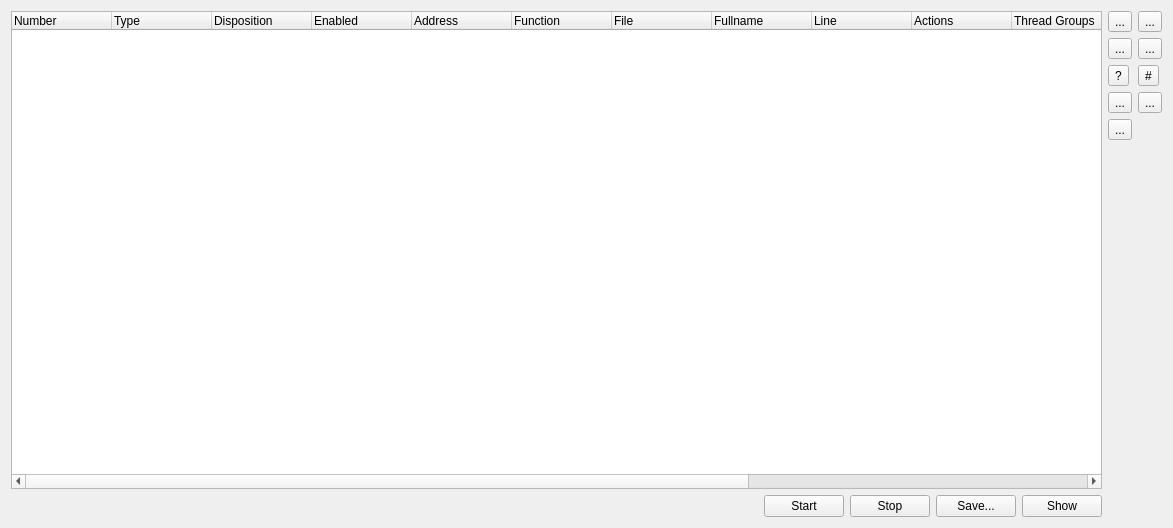
<?xml version="1.0" encoding="UTF-8"?>
<ui version="4.0">
 <class>SeerTracepointsBrowserWidgetForm</class>
 <widget class="QWidget" name="SeerTracepointsBrowserWidgetForm">
  <property name="geometry">
   <rect>
    <x>0</x>
    <y>0</y>
    <width>1173</width>
    <height>528</height>
   </rect>
  </property>
  <property name="windowTitle">
   <string>Seer - Tracepoints</string>
  </property>
  <layout class="QHBoxLayout" name="horizontalLayout">
   <item>
    <layout class="QVBoxLayout" name="listLayout">
     <item>
      <widget class="QTreeWidget" name="tracepointsTreeWidget">
       <property name="columnCount">
        <number>16</number>
       </property>
       <column>
        <property name="text">
         <string>Number</string>
        </property>
       </column>
       <column>
        <property name="text">
         <string>Type</string>
        </property>
       </column>
       <column>
        <property name="text">
         <string>Disposition</string>
        </property>
       </column>
       <column>
        <property name="text">
         <string>Enabled</string>
        </property>
       </column>
       <column>
        <property name="text">
         <string>Address</string>
        </property>
       </column>
       <column>
        <property name="text">
         <string>Function</string>
        </property>
       </column>
       <column>
        <property name="text">
         <string>File</string>
        </property>
       </column>
       <column>
        <property name="text">
         <string>Fullname</string>
        </property>
       </column>
       <column>
        <property name="text">
         <string>Line</string>
        </property>
       </column>
       <column>
        <property name="text">
         <string>Actions</string>
        </property>
       </column>
       <column>
        <property name="text">
         <string>Thread Groups</string>
        </property>
       </column>
       <column>
        <property name="text">
         <string>Condition</string>
        </property>
       </column>
       <column>
        <property name="text">
         <string>Times</string>
        </property>
       </column>
       <column>
        <property name="text">
         <string>Pass Count</string>
        </property>
       </column>
       <column>
        <property name="text">
         <string>Installed</string>
        </property>
       </column>
       <column>
        <property name="text">
         <string>Original Location</string>
        </property>
       </column>
      </widget>
     </item>
     <item>
      <layout class="QHBoxLayout" name="statusLayout">
       <item>
        <widget class="QLabel" name="statusLabel">
         <property name="sizePolicy">
          <sizepolicy hsizetype="Expanding" vsizetype="Preferred">
           <horstretch>0</horstretch>
           <verstretch>0</verstretch>
          </sizepolicy>
         </property>
         <property name="wordWrap">
          <bool>true</bool>
         </property>
        </widget>
       </item>
       <item>
        <widget class="QPushButton" name="startPushButton">
         <property name="toolTip">
          <string>Start tracing all enabled tracepoints.</string>
         </property>
         <property name="text">
          <string>Start</string>
         </property>
        </widget>
       </item>
       <item>
        <widget class="QPushButton" name="stopPushButton">
         <property name="toolTip">
          <string>Stop tracing all tracepoints.</string>
         </property>
         <property name="text">
          <string>Stop</string>
         </property>
        </widget>
       </item>
       <item>
        <widget class="QPushButton" name="savePushButton">
         <property name="toolTip">
          <string>Save the snapshots to a file.</string>
         </property>
         <property name="text">
          <string>Save...</string>
         </property>
        </widget>
       </item>
       <item>
        <widget class="QPushButton" name="outputPushButton">
         <property name="toolTip">
          <string>Show the snapshots of the selected tracepoint.</string>
         </property>
         <property name="text">
          <string>Show</string>
         </property>
        </widget>
       </item>
      </layout>
     </item>
    </layout>
   </item>
   <item>
    <layout class="QGridLayout" name="buttonLayout">
     <item row="0" column="0">
      <widget class="QToolButton" name="addTracepointToolButton">
       <property name="toolTip">
        <string>Add a new tracepoint.</string>
       </property>
       <property name="text">
        <string>...</string>
       </property>
       <property name="icon">
        <iconset resource="resource.qrc">
         <normaloff>:/seer/resources/RelaxLightIcons/document-new.svg</normaloff>:/seer/resources/RelaxLightIcons/document-new.svg</iconset>
       </property>
      </widget>
     </item>
     <item row="0" column="1">
      <widget class="QToolButton" name="refreshTracepointsToolButton">
       <property name="toolTip">
        <string>Refresh the list of tracepoints and the trace status.</string>
       </property>
       <property name="text">
        <string>...</string>
       </property>
       <property name="icon">
        <iconset resource="resource.qrc">
         <normaloff>:/seer/resources/RelaxLightIcons/view-refresh.svg</normaloff>:/seer/resources/RelaxLightIcons/view-refresh.svg</iconset>
       </property>
      </widget>
     </item>
     <item row="1" column="0">
      <widget class="QToolButton" name="enableTracepointsToolButton">
       <property name="toolTip">
        <string>Enable selected tracepoints.</string>
       </property>
       <property name="text">
        <string>...</string>
       </property>
       <property name="icon">
        <iconset resource="resource.qrc">
         <normaloff>:/seer/resources/RelaxLightIcons/list-add.svg</normaloff>:/seer/resources/RelaxLightIcons/list-add.svg</iconset>
       </property>
      </widget>
     </item>
     <item row="1" column="1">
      <widget class="QToolButton" name="disableTracepointsToolButton">
       <property name="toolTip">
        <string>Disable selected tracepoints.</string>
       </property>
       <property name="text">
        <string>...</string>
       </property>
       <property name="icon">
        <iconset resource="resource.qrc">
         <normaloff>:/seer/resources/RelaxLightIcons/list-remove.svg</normaloff>:/seer/resources/RelaxLightIcons/list-remove.svg</iconset>
       </property>
      </widget>
     </item>
     <item row="2" column="0">
      <widget class="QToolButton" name="conditionTracepointToolButton">
       <property name="toolTip">
        <string>Add condition to selected tracepoint.</string>
       </property>
       <property name="text">
        <string>?</string>
       </property>
      </widget>
     </item>
     <item row="2" column="1">
      <widget class="QToolButton" name="passcountTracepointToolButton">
       <property name="toolTip">
        <string>Set pass count of selected tracepoint. Tracing stops after this many hits.</string>
       </property>
       <property name="text">
        <string>#</string>
       </property>
      </widget>
     </item>
     <item row="3" column="0">
      <widget class="QToolButton" name="actionsTracepointToolButton">
       <property name="toolTip">
        <string>Edit the collect actions of selected tracepoint.</string>
       </property>
       <property name="text">
        <string>...</string>
       </property>
       <property name="icon">
        <iconset resource="resource.qrc">
         <normaloff>:/seer/resources/RelaxLightIcons/go-next.svg</normaloff>:/seer/resources/RelaxLightIcons/go-next.svg</iconset>
       </property>
      </widget>
     </item>
     <item row="3" column="1">
      <widget class="QToolButton" name="deleteTracepointsToolButton">
       <property name="toolTip">
        <string>Delete selected tracepoints.</string>
       </property>
       <property name="text">
        <string>...</string>
       </property>
       <property name="icon">
        <iconset resource="resource.qrc">
         <normaloff>:/seer/resources/RelaxLightIcons/edit-delete.svg</normaloff>:/seer/resources/RelaxLightIcons/edit-delete.svg</iconset>
       </property>
      </widget>
     </item>
     <item row="4" column="0">
      <widget class="QToolButton" name="helpToolButton">
       <property name="toolTip">
        <string>Help about Tracepoints.</string>
       </property>
       <property name="text">
        <string>...</string>
       </property>
       <property name="icon">
        <iconset resource="resource.qrc">
         <normaloff>:/seer/resources/RelaxLightIcons/help-about.svg</normaloff>:/seer/resources/RelaxLightIcons/help-about.svg</iconset>
       </property>
      </widget>
     </item>
     <item row="5" column="0">
      <spacer name="buttonSpacer">
       <property name="orientation">
        <enum>Qt::Vertical</enum>
       </property>
       <property name="sizeHint" stdset="0">
        <size>
         <width>20</width>
         <height>20</height>
        </size>
       </property>
      </spacer>
     </item>
    </layout>
   </item>
  </layout>
 </widget>
 <resources>
  <include location="resource.qrc"/>
 </resources>
 <connections/>
</ui>
